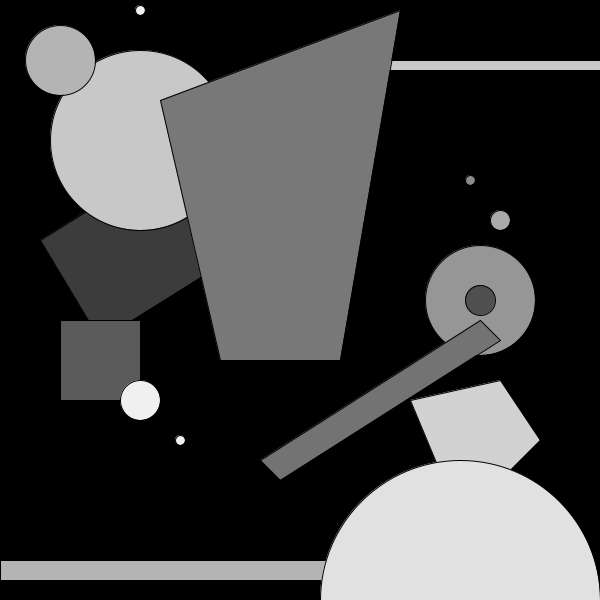
Frame 1 (no input)
Frame 60 (the mouse pressed at the canvas centre just before this capture): identical to frame 1, image omitted
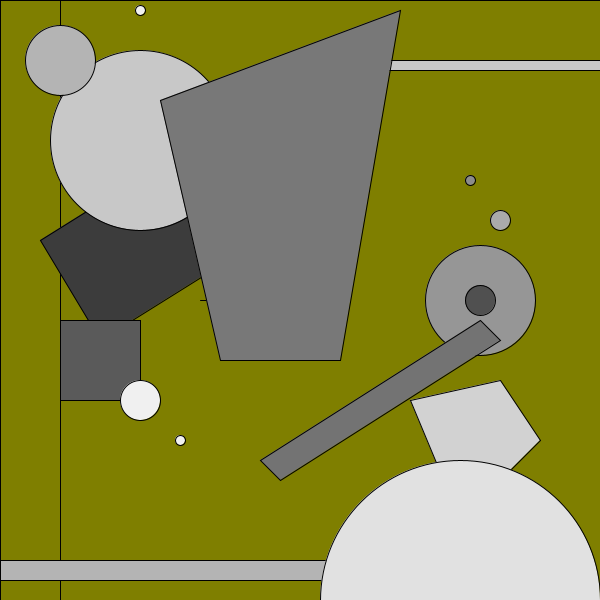
Frame 120 (the mouse held since frame 60 and released just before this capture)

The Processing sketch that drew these frames (run headless with seeded random() and noise(); from frame 60 on, the mouse is pressed at the canvas centre):

// Processing sketch: processing_14822
// ── processing_14822.pde

int check; 
int arrowDir;



void setup() {
  int check; 
  size(600,600); 
  smooth(); 
  check = width/2; 
  strokeWeight (1);
  noCursor();
 
}

void draw() {
  background(255);
  
  {float mapColorR = map (mouseX, 0, 600, 0, 255 );
  float mapColorG = map (mouseY, 0, width, 0, 255);
  fill(mapColorR, mapColorG, 0);
  rect(0,0,width,height);
}
  
  
  
  
  
  if (mouseX > check) {
    check += 1; 
    arrowDir =- 50 ;
  } 
  else if (mouseX < check) {
    check -= 1; 
    arrowDir = 50 ;
  }
  line( check, 0, check, height);
  line( mouseX, mouseY, mouseX + arrowDir *2, mouseY);
  line( mouseX, mouseY, mouseX + arrowDir, mouseY-10);
  line( mouseX, mouseY, mouseX + arrowDir, mouseY+10);


{if ((keyPressed == true) && (key == 'a')) {  
    fill(75,16,16);  
     quad(410,400,500,380,540,440,460,520);   
 } else 
 fill(210);  
quad(410,400,500,380,540,440,460,520);  
 } 
  

{if ((keyPressed == true) && (key == 's')) {  
    fill(0,0,250);  
      quad(40,240,200,140,260,240,100,340);  
 } else 
  fill(60);
  quad(40,240,200,140,260,240,100,340); 
 } 
 

 {if ((keyPressed == true) && (key == 'd')) {  
    fill(0,240,0);  
     quad(60,320,140,320,140,400,60,400);  
 } else 
   fill(90);
   quad(60,320,140,320,140,400,60,400);  
 } 

{int x =340;
int y =60;
int w =260;
int h =10;
if((mouseX > x )&&(mouseX < x + w) && (mouseY > y) && (mouseY < y+h )){
  fill(240,221,10);
}else{
  fill(200);}

rect(x,y,w,h);
}

fill(240);
ellipse(180,440,10,10);
fill(240);
ellipse(140,400,40,40);
fill(200);
ellipse(140,140,180,180);
fill(180);
ellipse(60,60,70,70);
fill(240);
ellipse(140,10,10,10);


//rect(340,60,260,10);
fill(120);
quad(160,100,400,10,340,360,220,360);
fill(150);
ellipse(480,300,110,110);
fill(80);
ellipse(480,300,30,30);
fill(170);
ellipse(500,220,20,20);
fill(140);
ellipse(470,180,10,10);
fill(115);
quad(260,460,480,320,500,340,280,480);
fill(180);
quad(0,560,400,560,400,580,0,580);
fill(225);
ellipse(460,600,280,280);



}
